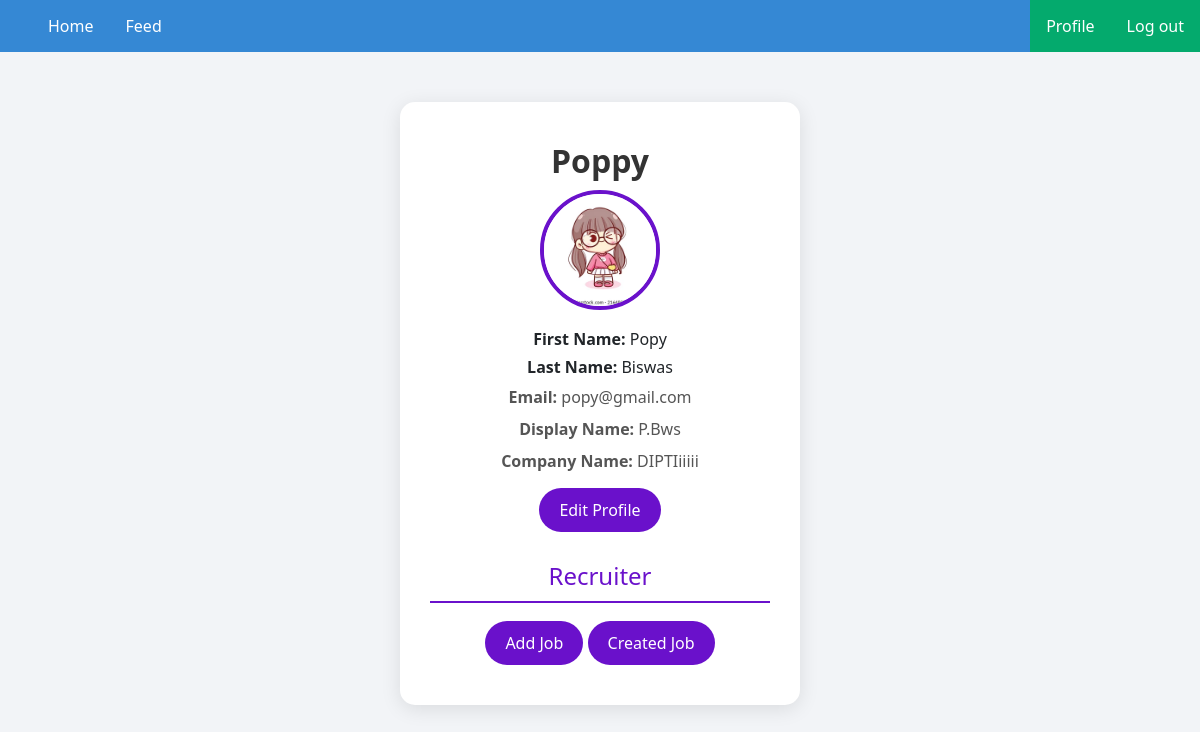
Screenshot of /profilePage/ (signed in) with the database file from the repository.
### myApp/models.py (models this page shows, shortened)
class customUser(AbstractUser):
    USER=[
        ('recruiter','Recruiter'),
        ('seeker','Seeker'),
    ]
    user_type=models.CharField(choices=USER,max_length=100,null=True)
    Profile_Pic=models.ImageField(upload_to='Media/Profile_Pic',null=True)
    display_name=models.CharField(max_length=100,null=True)

class recruiterProfileModel(models.Model):
    user = models.OneToOneField(customUser, on_delete=models.CASCADE,related_name='recruiterProfile')
    Company_name=models.CharField(max_length=100,null=True)

### myProject/views.py (the view)
# urls.py: path("profilePage/", profilePage, name="profilePage"),
@login_required
def profilePage(request):
    return render(request,"profilePage.html")

### Template/profilePage.html (shortened to what this page needs)
{% extends 'base.html' %}
{% block body %}
<!DOCTYPE html>
<html lang="en">
<head>
    <link href="https://cdn.jsdelivr.net/npm/bootstrap@5.3.0/dist/css/bootstrap.min.css" rel="stylesheet">
</head>
<body>
<div class="profile-container">
    <h2>{{ request.user.username }}</h2>
    <img src="/{{ request.user.Profile_Pic }}" alt="Profile Picture">
    <h6><strong>First Name:</strong> {{ request.user.first_name }}</h6>
    <h6><strong>Last Name:</strong> {{ request.user.last_name }}</h6>
    <h6></h6><p><strong>Email:</strong> {{ request.user.email }}</p></h6>
    <h6></h6><p><strong>Display Name:</strong> {{ request.user.display_name }}</p></h6>
    {% if request.user.user_type == 'recruiter' %}
    <p><strong>Company Name:</strong> {{ request.user.recruiterProfile.Company_name }}</p>
    {% endif %}
    <a href="{% url 'editProfilePage' %}" class="edit-button">Edit Profile</a>
    {% if request.user.user_type == 'recruiter' %}
    <h3 class="section-title">Recruiter</h3>
    <a href="{% url 'addJobPage' %}" class="action-link">Add Job</a>
    <a href="{% url 'createdJobPage' %}" class="action-link">Created Job</a>
    {% endif %}
</div>
</body>
</html>
{% endblock body %}

### Template/profilePage.html (style rules this page uses)
body { background-color: #f2f4f7; }
.profile-container { background-color: white; padding: 30px; border-radius: 15px; box-shadow: 0 4px 20px rgba(0, 0, 0, 0.1); width: 400px; margin: 50px auto; text-align: center; position: relative; }
.profile-container img { width: 120px; height: 120px; border-radius: 50%; margin-bottom: 20px; border: 4px solid #6a11cb; }
h2 { margin: 10px 0; color: #333; font-weight: bold; }
p { margin: 5px 0; color: #555; }
.edit-button, .action-link { padding: 10px 20px; background-color: #6a11cb; color: white; border: none; border-radius: 25px; cursor: pointer; transition: background-color 0.3s; margin: 10px 0; text-decoration: none; display: inline-block; }
.section-title { margin-top: 20px; color: #6a11cb; font-size: 1.5rem; border-bottom: 2px solid #6a11cb; padding-bottom: 10px; }

### rows the page displays
customUser: user.username "Poppy", user.Profile_Pic (picture), user.first_name "Popy", user.last_name "Biswas", user.email "popy@gmail.com", user.display_name "P.Bws", user.recruiterProfile.Company_name "DIPTIiiiii"
